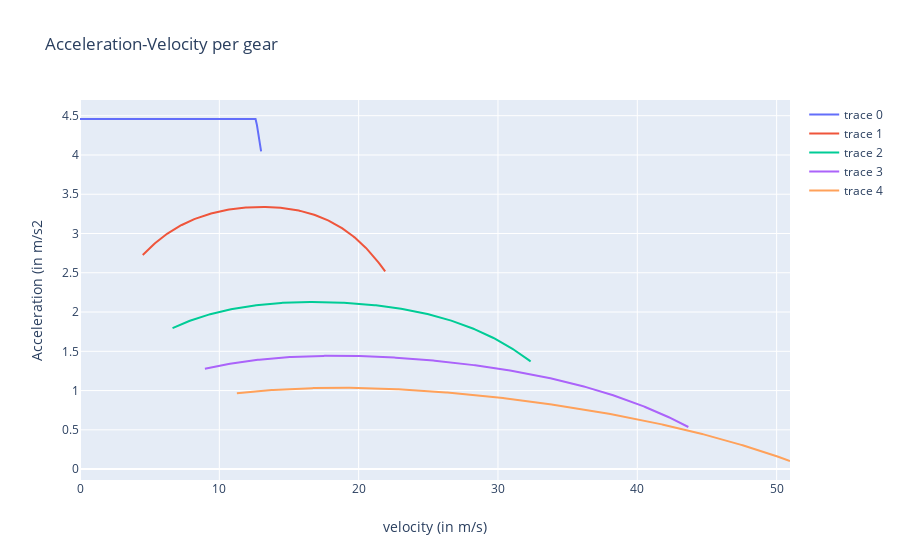

Notebook cell for this chart:
### Markdown cell above
# Compute and plot final acceleration curve per gear

### Code cell
outputs = sol['outputs'] # outputs of the dispatcher
layout = go.Layout(title="Acceleration-Velocity per gear",
                xaxis=dict(title='velocity (in m/s)'),
                yaxis=dict(title='Acceleration (in m/s2'))
data = outputs['discrete_acceleration_curves']
fig = go.Figure(data=data, layout=layout)
iplot(fig)

### Figure 1 — Plotly figure (JSON) as saved in the notebook; plotly's stock layout.template omitted (floating-point values rounded to 4 significant figures; data arrays with more than 128 entries replaced by an {"elided": "..."} marker saying what was removed)
{"data": [{"type": "scatter", "x": {"elided": "131 float values"}, "y": {"elided": "131 float values"}}, {"type": "scatter", "x": {"elided": "175 float values"}, "y": {"elided": "175 float values"}}, {"type": "scatter", "x": {"elided": "258 float values"}, "y": {"elided": "258 float values"}}, {"type": "scatter", "x": {"elided": "348 float values"}, "y": {"elided": "348 float values"}}, {"type": "scatter", "x": {"elided": "398 float values"}, "y": {"elided": "398 float values"}}], "layout": {"title": {"text": "Acceleration-Velocity per gear"}, "xaxis": {"title": {"text": "velocity (in m/s)"}}, "yaxis": {"title": {"text": "Acceleration (in m/s2"}}}}
